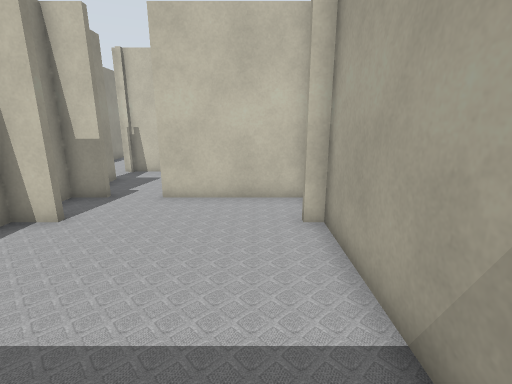
[1] (above)

24 first-person views from a walk through a robot-simulator world made for Gazebo. The camera is 1.2 m above the floor, tilts 14° down and sees 85° across. Floor lines are 1 m apart. The floor is counted in squares, 0.5 m on a side. Each view is taken from the middle of a square. On the plan, view 1 faces up. The plan holds only what a view shows up to about 18 squares ahead; the rest is blank. The place goes on beyond the plan. Some stock models are drawn as simple stand-ins.

[2]
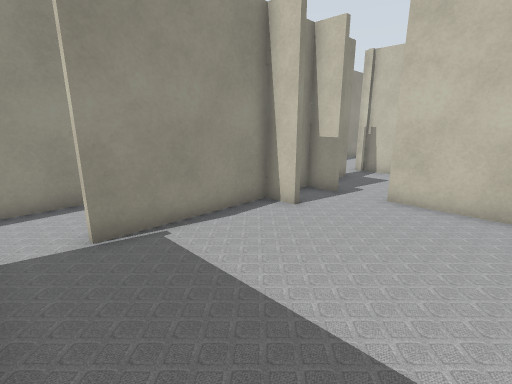

[3]
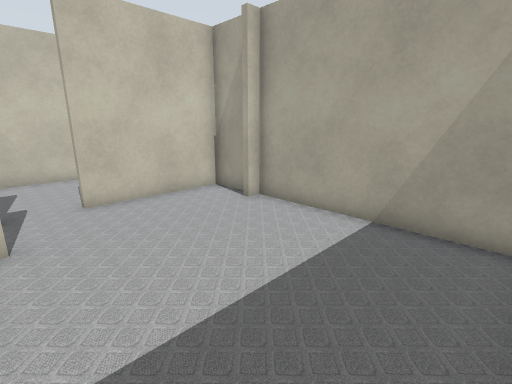

[4]
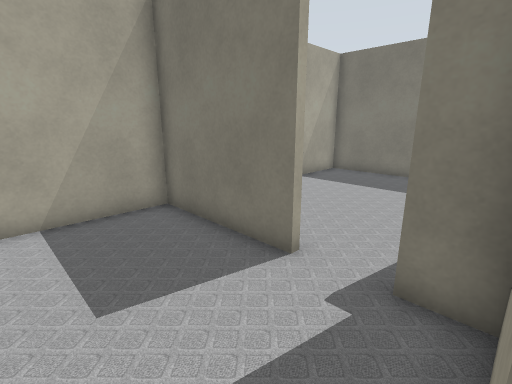

[5]
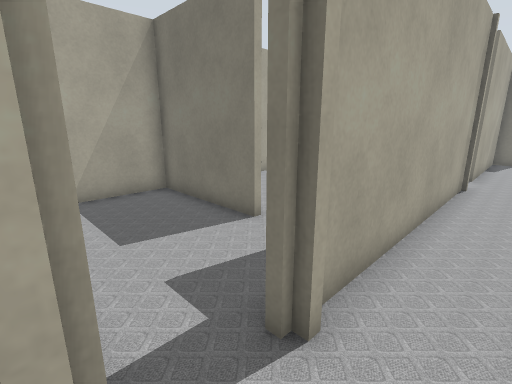

[6]
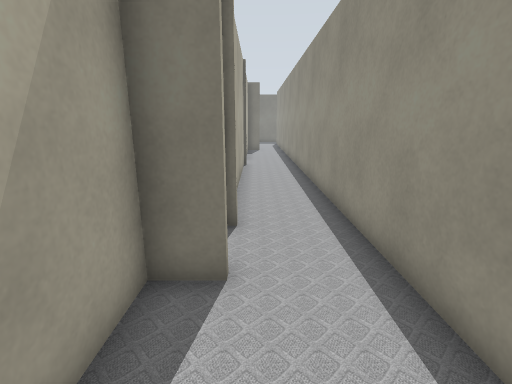

[7]
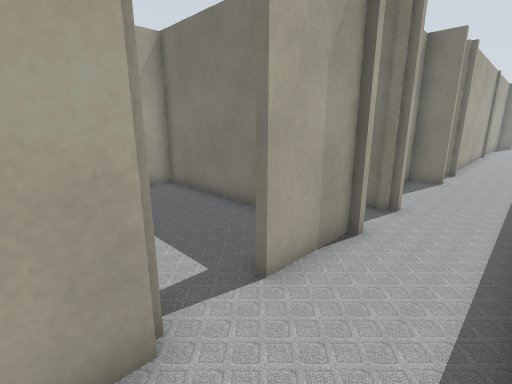

[8]
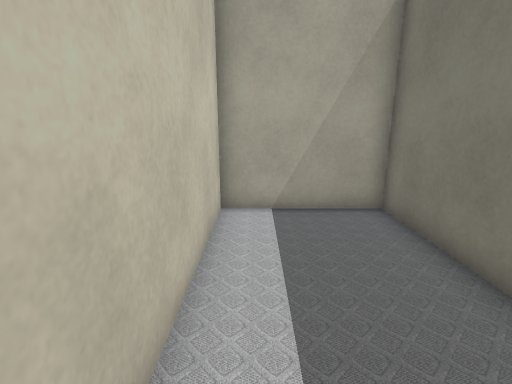

[9]
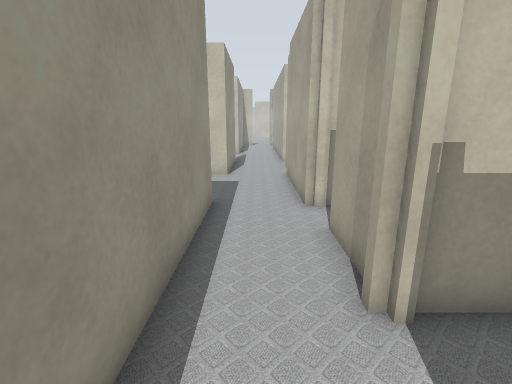

[10]
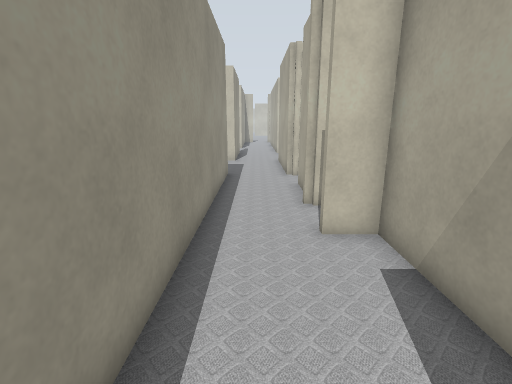

[11]
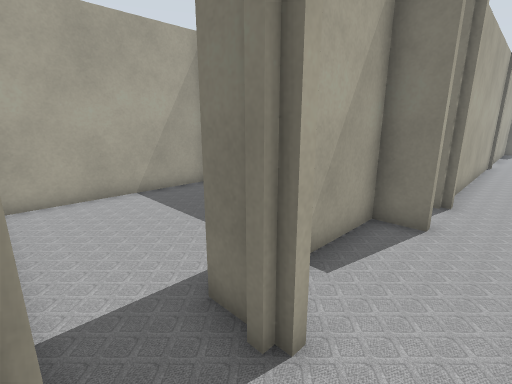

[12]
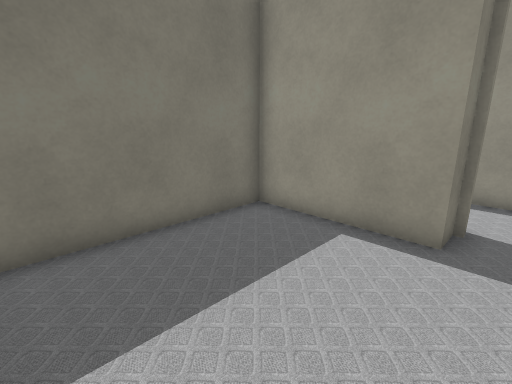

[13]
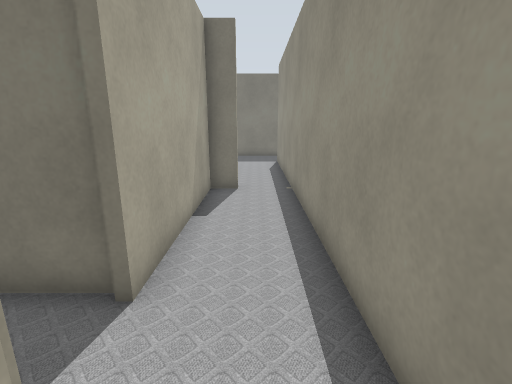

[14]
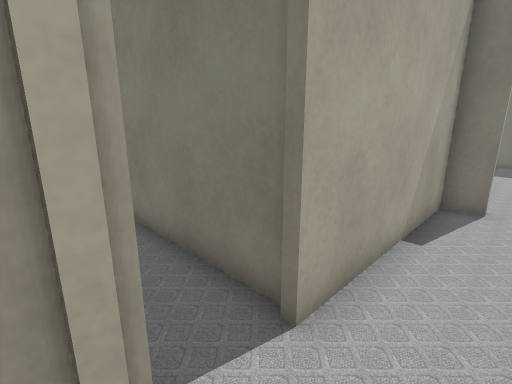

[15]
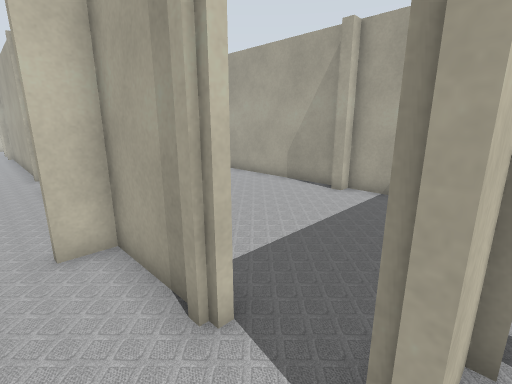

[16]
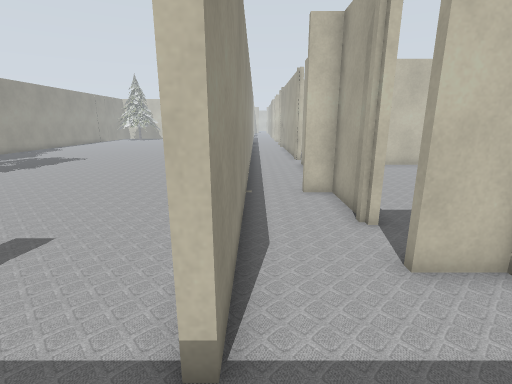

[17]
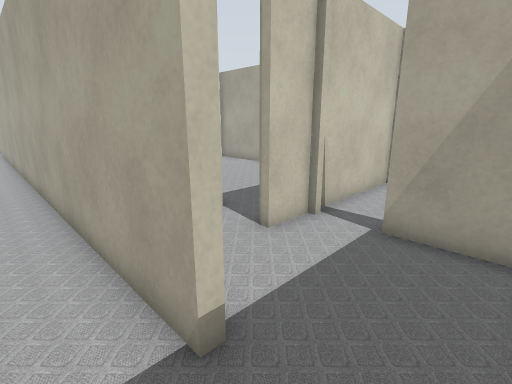

[18]
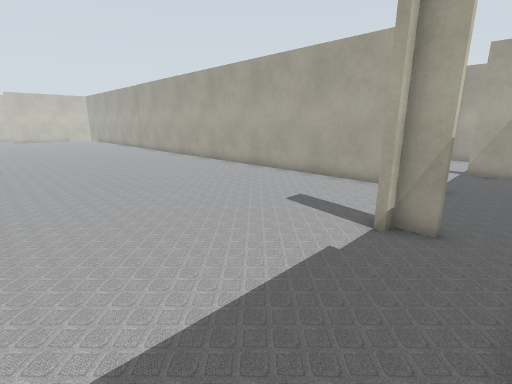

[19]
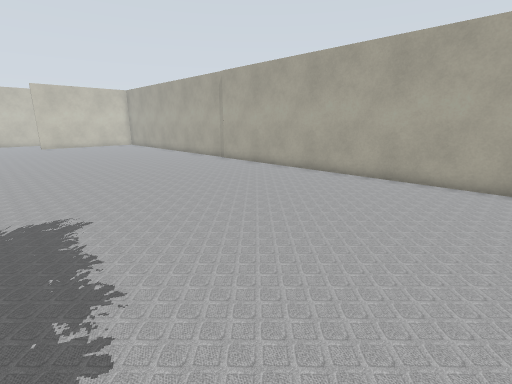

[20]
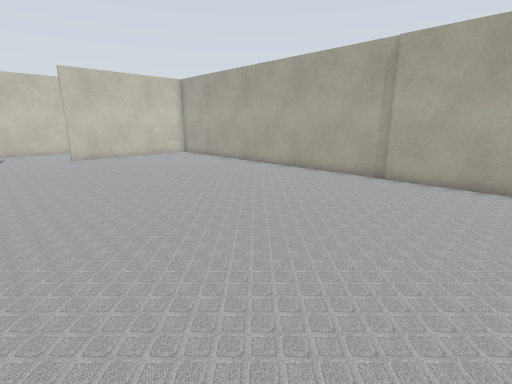

[21]
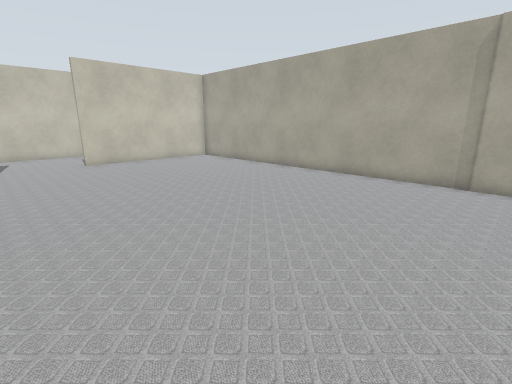

[22]
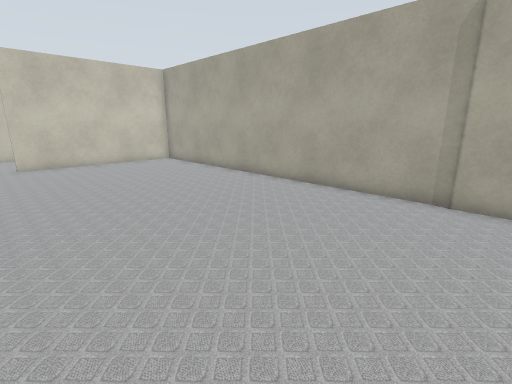

[23]
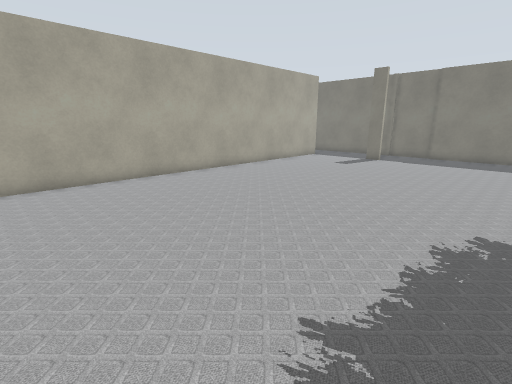

[24]
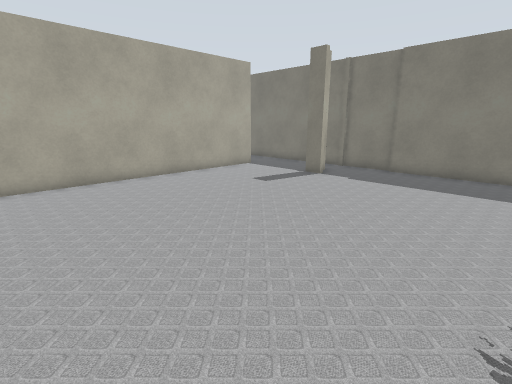

### Floor plan
Points are (right, up) in squares from view 1. A wall is a line through its corners. A room is listed if a view was taken in it or the views show most of it. See-through windows are left out.
Room 1 (views 1, 2, 3)
walls: (-4.9, 6.5) (-6.1, 6.5) (-6.1, 1.4); (1.8, 6.5) (1.1, 6.5); (-4.9, 8.9) (-6.1, 8.9); (-6, -0.6) (1.7, -0.6) (1.7, 9); (1.8, 8.9) (-3.1, 8.9)
ways out: opening at (-4, 9) to room 2; opening at (-6, 0.5) to room 3
Room 2 (view 4)
walls: (-3.1, 9.1) (1.8, 9.1); (-2, 13.8) (-6.1, 13.8); (1.7, 9) (1.7, 13); (-6.1, 12) (-6.1, 8.4); (-6.1, 9.1) (-4.9, 9.1)
ways out: opening at (-4, 9) to room 1; opening at (-6, 13) to room 3
Room 3 (views 5, 6, 9, 10, 11, 13, 14)
walls: (-6.6, 14.1) (-5.3, 14.1) (-5.3, 18.8) (-6.6, 18.8); (-6.3, 1.2) (-6.3, 11.4); (-6.3, 21.4) (-6.3, 24.1); (-7.4, -7.2) (-6.3, -7.2) (-6.3, -0.4); (-9.4, 26.4) (-9.4, -11.4); (-6.3, -10.8) (-6.3, -7.4) (-7.4, -7.4)
ways out: opening at (-6, 0.5) to room 1; opening at (-6, 13) to room 2; opening at (-8, 26) to room 4; opening at (-6, 25) to room 5; opening at (-5.5, 20) to room 6; opening at (-7.5, -12.5) to room 7; opening at (-6, -11) to room 10
Room 4 (view 7)
walls: (-6.5, 26) (-6.5, 29.5)
ways out: opening at (-8, 26) to room 3; opening at (-20, 26) to room 9
Room 5 (view 8)
walls: (-3.4, 21.4) (1.7, 21.4) (1.7, 26) (-6.1, 26)
ways out: opening at (-6, 25) to room 3
Room 6 (view 12)
walls: (-4.6, 21.1) (-6, 21.1); (-6.1, 19) (-5.1, 19) (-5.1, 14.1) (1.1, 14.1); (1.7, 14.4) (1.7, 20.8)
ways out: opening at (-5.5, 20) to room 3
Room 7 (view 15)
walls: (-6.3, -12.9) (-6.3, -12.4); (-9.4, -11.4) (-9.4, -14.9)
ways out: opening at (-7.5, -12.5) to room 3; opening at (-7, -15) to room 8; opening at (-5, -14)
Room 8 (view 16)
walls: (-9.4, -14.9) (-9.7, -14.9); (-7.2, -17.8) (-6.5, -17.8); (-4.9, -17.1) (-4.9, -14.8)
ways out: opening at (-7, -15) to room 7; opening at (-9.5, -16.5) to room 9
Room 9 (views 17, 18, 19, 20, 21, 22, 23, 24)
walls: (-14.3, -15.9) (-14.3, -14.9) (-14.7, -14.9) (-14.7, -14.6) (-13.9, -14.6); (-9.7, -14.9) (-9.7, 25.2); (-16.9, -17.8) (-14.2, -17.8); (-21.5, -17.5) (-16.9, -17.5); (-14, -17.8) (-10.1, -17.8); (-10.2, 26) (-17.8, 26)
ways out: opening at (-20, 26) to room 4; opening at (-9.5, -16.5) to room 8
Room 10 (no view inside)
walls: (1.7, -7.6) (1.7, -1.2); (1.7, -9.8) (1.7, -8.2) (1.2, -8.2) (1.2, -7.8); (0.5, -0.8) (-1.5, -0.8)
ways out: opening at (-6, -11) to room 3

Where each view was taken, in squares from view 1:
view 1: 0 up, 0 right, facing up
view 2: 0 up, 0 right, facing up-left
view 3: 0 up, 5 left, facing up-right
view 4: 13 up, 6 left, facing down-right
view 5: 14 up, 8 left, facing down-right
view 6: 18 up, 7 left, facing down
view 7: 27 up, 9 left, facing down-right
view 8: 25 up, 6 left, facing right
view 9: 18 up, 8 left, facing up
view 10: 13 up, 8 left, facing up
view 11: 21 up, 8 left, facing down-right
view 12: 20 up, 1 right, facing down-left
view 13: 3 up, 8 left, facing down
view 14: 2 up, 8 left, facing down-right
view 15: 13 down, 8 left, facing up-right
view 16: 17 down, 9 left, facing up
view 17: 17 down, 11 left, facing up-right
view 18: 17 down, 21 left, facing up-right
view 19: 6 down, 22 left, facing up-right
view 20: 5 up, 22 left, facing up-right
view 21: 8 up, 22 left, facing up-right
view 22: 8 up, 19 left, facing up-right
view 23: 4 up, 22 left, facing down-right
view 24: 3 down, 22 left, facing down-right
